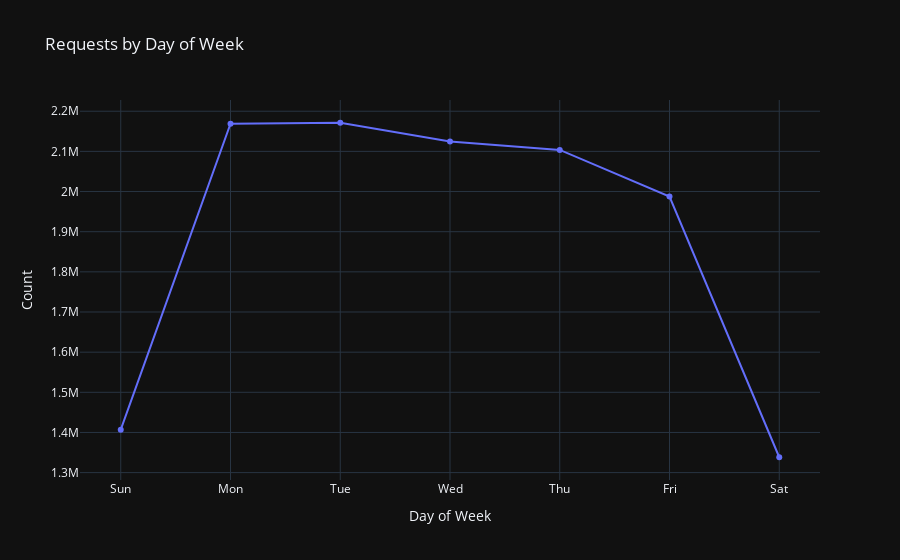

Notebook code cell kept with this figure:
### Code cell
# Weekly aggregation
df_dow = con.execute("""
    SELECT
        CREATED_DAY_OF_WEEK AS day_of_week,
        COUNT(*) AS n_requests
    FROM data_4
    WHERE CREATED_DAY_OF_WEEK IS NOT NULL
    GROUP BY 1
    ORDER BY 1
""").df()

# Plot with Plotly
fig = px.line(
    df_dow,
    x="day_of_week",
    y="n_requests",
    markers=True,
    title="Requests by Day of Week",
    template="plotly_dark"
)

fig.update_layout(
    xaxis_tickmode="array",
    xaxis_tickvals=[1,2,3,4,5,6,7],
    xaxis_ticktext=["Sun","Mon","Tue","Wed","Thu","Fri","Sat"],
    xaxis_title="Day of Week",
    yaxis_title="Count"
)

fig.show()

### Figure 1 — Plotly figure (JSON) as saved in the notebook; plotly's stock layout.template omitted (floating-point values rounded to 4 significant figures)
{"data": [{"hovertemplate": "day_of_week=%{x}<br>n_requests=%{y}<extra></extra>", "legendgroup": "", "line": {"color": "#636efa", "dash": "solid"}, "marker": {"symbol": "circle"}, "mode": "lines+markers", "name": "", "orientation": "v", "showlegend": false, "type": "scatter", "x": [1, 2, 3, 4, 5, 6, 7], "xaxis": "x", "y": [1407035, 2168764, 2171300, 2124622, 2103711, 1987488, 1338283], "yaxis": "y"}], "layout": {"legend": {"tracegroupgap": 0}, "title": {"text": "Requests by Day of Week"}, "xaxis": {"anchor": "y", "domain": [0, 1], "tickmode": "array", "ticktext": ["Sun", "Mon", "Tue", "Wed", "Thu", "Fri", "Sat"], "tickvals": [1, 2, 3, 4, 5, 6, 7], "title": {"text": "Day of Week"}}, "yaxis": {"anchor": "x", "domain": [0, 1], "title": {"text": "Count"}}}}
